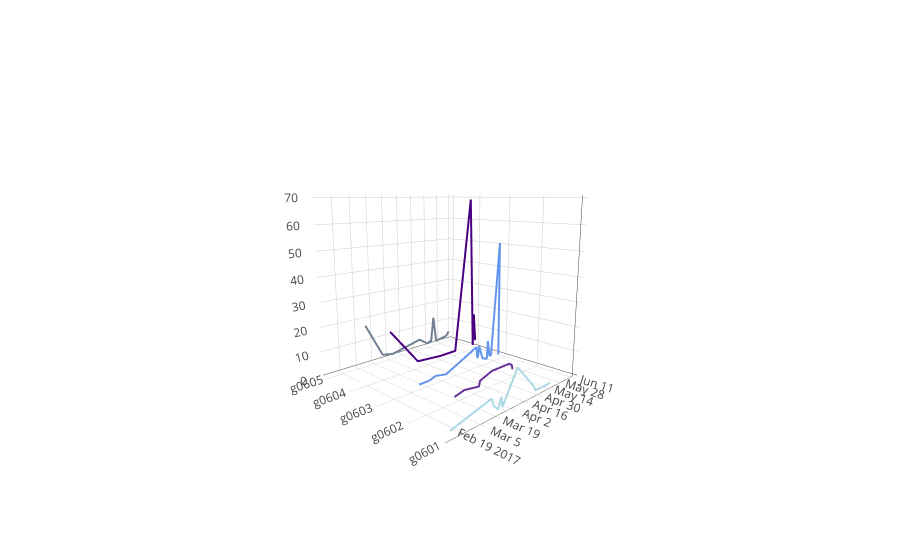

This figure's notebook cell:
### Markdown cell above
## Jobs with a pending time greater than 4 seconds per day

### Code cell
iplot(multi_scatter(expanded_df[high_pending_mask]))

### Figure 1 — Plotly figure (JSON) as saved in the notebook; plotly's stock layout.template omitted (floating-point values rounded to 4 significant figures; data arrays with more than 128 entries replaced by an {"elided": "..."} marker saying what was removed)
{"data": [{"line": {"color": "lightblue", "width": 4}, "mode": "lines", "name": "g0601", "type": "scatter3d", "x": ["2017-02-08 21:21:58", "2017-03-14 21:21:58", "2017-03-16 21:21:58", "2017-03-20 21:21:58", "2017-03-23 21:21:58", "2017-03-24 21:21:58", "2017-04-07 21:21:58", "2017-04-25 21:21:58", "2017-04-27 21:21:58", "2017-04-28 21:21:58", "2017-05-05 21:21:58", "2017-05-12 21:21:58", "2017-05-14 21:21:58"], "y": {"elided": "341 str values"}, "z": [2, 6, 3, 1, 5, 1, 13, 3, 1, 1, 1, 1, 1]}, {"line": {"color": "rebeccapurple", "width": 4}, "mode": "lines", "name": "g0602", "type": "scatter3d", "x": ["2017-03-14 21:21:58", "2017-03-23 21:21:58", "2017-04-05 21:21:58", "2017-04-06 21:21:58", "2017-04-07 21:21:58", "2017-04-19 21:21:58", "2017-05-08 21:21:58", "2017-05-11 21:21:58", "2017-05-12 21:21:58"], "y": {"elided": "341 str values"}, "z": [1, 2, 1, 1, 3, 5, 5, 4, 2]}, {"line": {"color": "cornflowerblue", "width": 4}, "mode": "lines", "name": "g0603", "type": "scatter3d", "x": ["2017-03-11 21:21:58", "2017-03-20 21:21:58", "2017-03-26 21:21:58", "2017-04-05 21:21:58", "2017-05-07 21:21:58", "2017-05-08 21:21:58", "2017-05-09 21:21:58", "2017-05-10 21:21:58", "2017-05-14 21:21:58", "2017-05-19 21:21:58", "2017-05-20 21:21:58", "2017-05-22 21:21:58", "2017-05-24 21:21:58", "2017-06-01 21:21:58", "2017-06-02 21:21:58"], "y": {"elided": "341 str values"}, "z": [1, 1, 2, 1, 8, 3, 4, 8, 2, 1, 9, 2, 2, 51, 1]}, {"line": {"color": "indigo", "width": 4}, "mode": "lines", "name": "g0604", "type": "scatter3d", "x": ["2017-03-11 21:21:58", "2017-04-05 21:21:58", "2017-04-28 21:21:58", "2017-05-04 21:21:58", "2017-05-15 21:21:58", "2017-06-01 21:21:58", "2017-06-05 21:21:58", "2017-06-06 21:21:58", "2017-06-07 21:21:58", "2017-06-08 21:21:58"], "y": {"elided": "341 str values"}, "z": [18, 2, 1, 1, 1, 69, 1, 16, 9, 3]}, {"line": {"color": "slategrey", "width": 4}, "mode": "lines", "name": "g0605", "type": "scatter3d", "x": ["2017-03-11 21:21:58", "2017-03-26 21:21:58", "2017-04-05 21:21:58", "2017-05-03 21:21:58", "2017-05-12 21:21:58", "2017-05-13 21:21:58", "2017-05-15 21:21:58", "2017-05-16 21:21:58", "2017-05-19 21:21:58", "2017-05-20 21:21:58", "2017-05-22 21:21:58", "2017-06-03 21:21:58", "2017-06-05 21:21:58", "2017-06-06 21:21:58"], "y": {"elided": "341 str values"}, "z": [17, 2, 1, 4, 1, 1, 2, 1, 13, 9, 1, 2, 3, 4]}], "layout": {"scene": {"camera": {"eye": {"x": -1.7, "y": -1.7, "z": 0.5}}, "xaxis": {"title": ""}, "yaxis": {"title": ""}, "zaxis": {"title": ""}}, "showlegend": false, "title": ""}}
